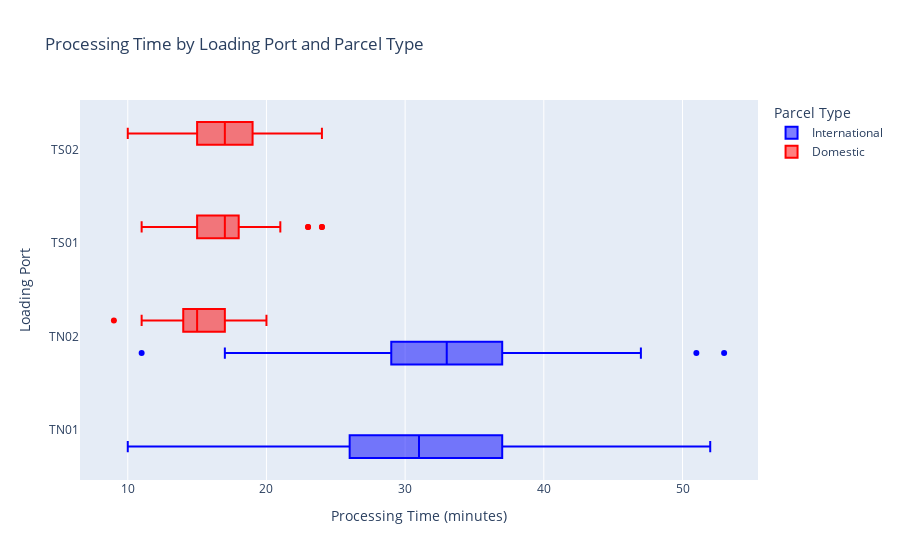

The cell this chart's notebook holds for it:
### Code cell
# Create interactive box plot
fig = px.box(
    df,
    x='processing_time',
    y='loading_port',
    color='parcel_type',
    title='Processing Time by Loading Port and Parcel Type',
    labels={
        'processing_time': 'Processing Time (minutes)',
        'loading_port': 'Loading Port',
        'parcel_type': 'Parcel Type'
    },
    color_discrete_map={'Domestic': 'red', 'International': 'blue'}
)

fig.show()

### Figure 1 — Plotly figure (JSON) as saved in the notebook; plotly's stock layout.template omitted (floating-point values rounded to 4 significant figures; data arrays with more than 128 entries replaced by an {"elided": "..."} marker saying what was removed)
{"data": [{"alignmentgroup": "True", "hovertemplate": "Parcel Type=International<br>Processing Time (minutes)=%{x}<br>Loading Port=%{y}<extra></extra>", "legendgroup": "International", "marker": {"color": "blue"}, "name": "International", "notched": false, "offsetgroup": "International", "orientation": "h", "showlegend": true, "type": "box", "x": {"elided": "246 int values"}, "x0": " ", "xaxis": "x", "y": {"elided": "246 str values"}, "y0": " ", "yaxis": "y"}, {"alignmentgroup": "True", "hovertemplate": "Parcel Type=Domestic<br>Processing Time (minutes)=%{x}<br>Loading Port=%{y}<extra></extra>", "legendgroup": "Domestic", "marker": {"color": "red"}, "name": "Domestic", "notched": false, "offsetgroup": "Domestic", "orientation": "h", "showlegend": true, "type": "box", "x": {"elided": "472 int values"}, "x0": " ", "xaxis": "x", "y": {"elided": "472 str values"}, "y0": " ", "yaxis": "y"}], "layout": {"boxmode": "group", "legend": {"title": {"text": "Parcel Type"}, "tracegroupgap": 0}, "title": {"text": "Processing Time by Loading Port and Parcel Type"}, "xaxis": {"anchor": "y", "domain": [0, 1], "title": {"text": "Processing Time (minutes)"}}, "yaxis": {"anchor": "x", "domain": [0, 1], "title": {"text": "Loading Port"}}}}
